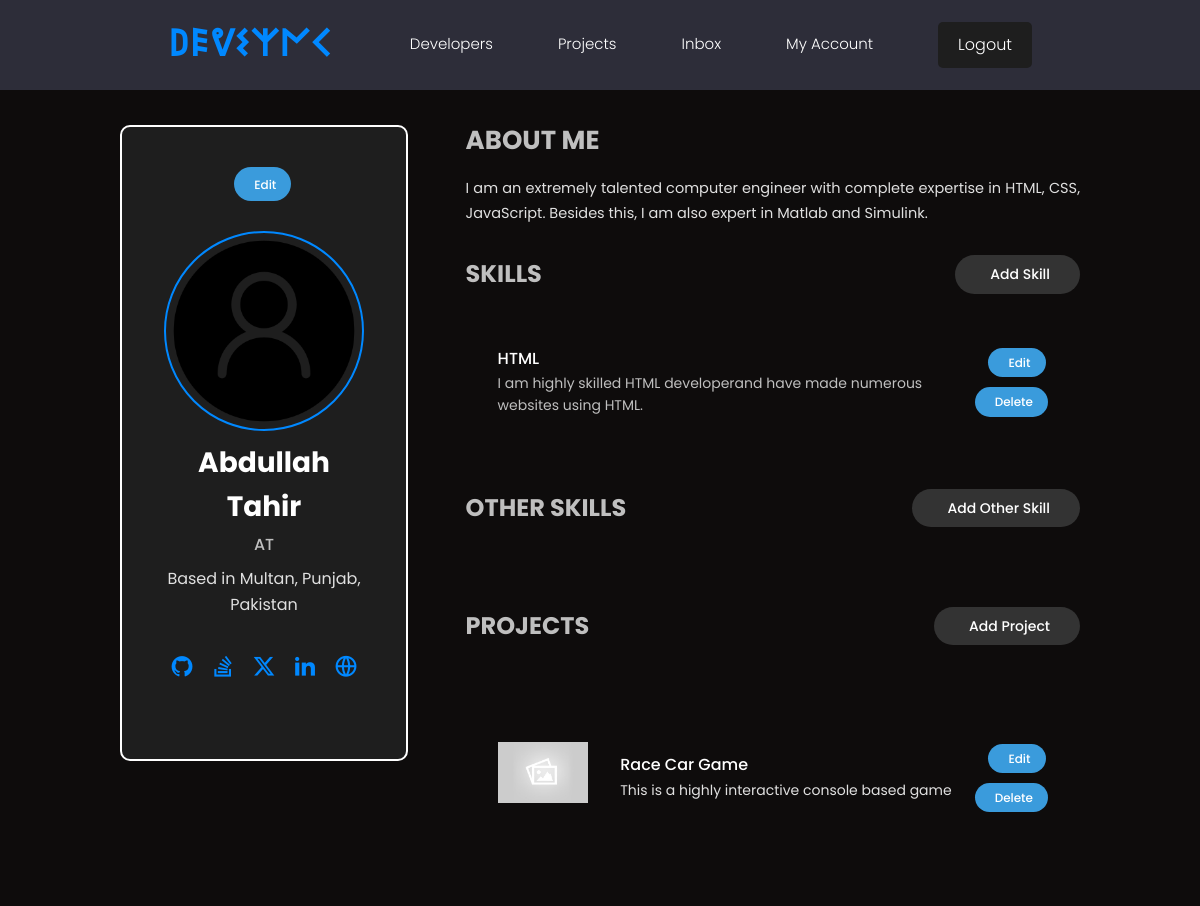
The app's page /user-account/ (signed in), older data.
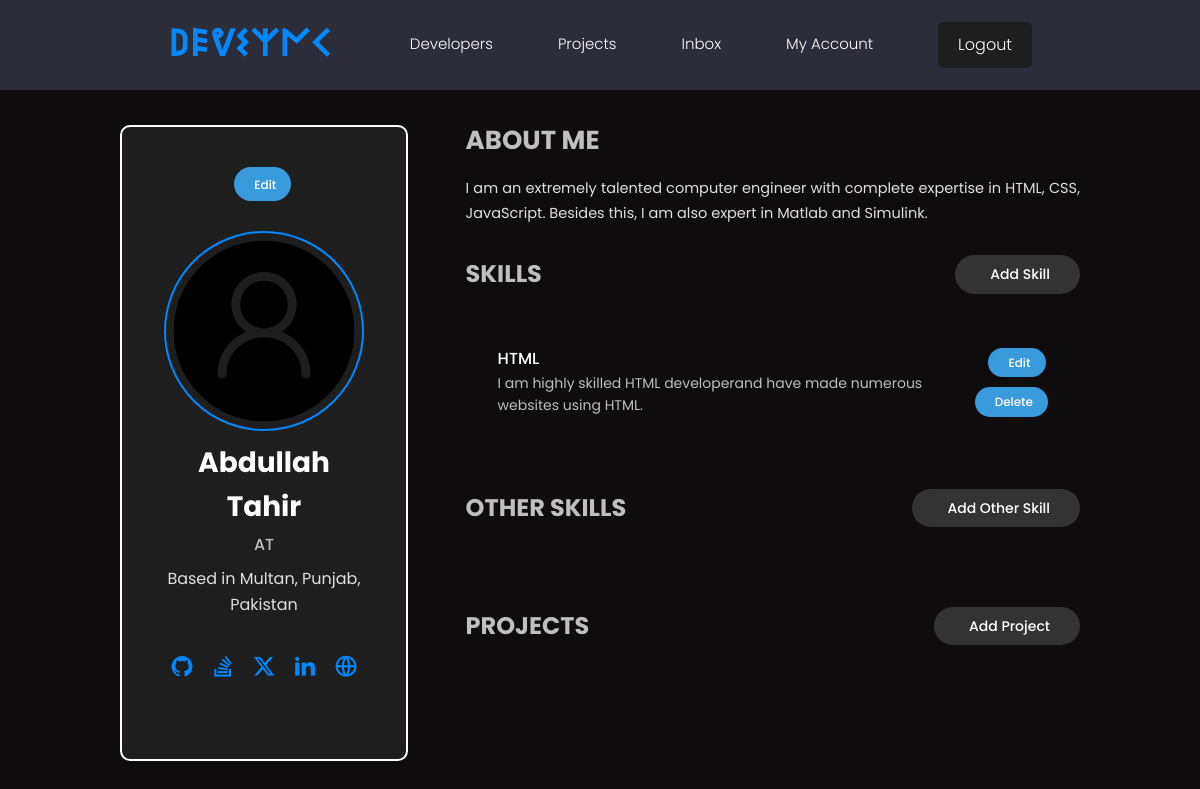
The same page, newer data.
### users/models.py (models this page shows, shortened)
class Skills(models.Model):
    owner = models.ForeignKey(Profile, on_delete=models.CASCADE, null=True, blank=True)
    name = models.CharField(max_length=200)
    description = models.TextField(null=True, blank=True)
    created = models.DateTimeField(auto_now_add=True)
    id = models.UUIDField(
        default=uuid.uuid4, unique=True, primary_key=True, editable=False
    )

### app2024/models.py (models this page shows, shortened)
class Project(models.Model):
    owner = models.ForeignKey(Profile, null=True, blank=True, on_delete=models.SET_NULL)
    title = models.CharField(max_length=200)
    description = models.TextField(null=True, blank=True)
    demo_link = models.CharField(max_length=2000, null=True, blank=True)
    source_link = models.CharField(max_length=2000, null=True, blank=True)
    featured_image = models.ImageField(null=True, blank=True, default="default.jpg")
    tags = models.ManyToManyField("Tag", blank=True)
    vote_total = models.IntegerField(default=0, null=True, blank=True)
    vote_ratio = models.IntegerField(default=0, null=True, blank=True)
    created = models.DateTimeField(auto_now_add=True)
    id = models.UUIDField(
        default=uuid.uuid4, unique=True, primary_key=True, editable=False
    )
    class Meta:
        ordering = ["-vote_ratio", "-vote_total"]

### users/views.py (the view)
# urls.py: path('user-account/', views.userAccount, name='user-account'),
@login_required(login_url="login-User")
def userAccount(request):
    profile = request.user.profile
    context = {"page": f"{profile.name}", "profile": profile}
    return render(request, "user_account.html", context)

### templates/user_account.html (shortened to what the changed rows need)
{% extends "base.html" %} {% block content %}
<main class="settingsPage profile my-md">
  <div class="container">
    <div class="layout">
      <div class="column column--1of3">
        <div class="card text-center">
          <div class="card__body dev">
            <h2 class="dev__name">{{ profile.name }}</h2>
          </div>
        </div>
      </div>
      <div class="column column--2of3">
        <table class="settings__table">
          {% for skill in profile.skills_set.all %}
          <tr>
            <td class="settings__tableInfo">
              <h4 style="color: white">{{ skill.name }}</h4>
              <p style="color: #bfbfbf">{{ skill.description|slice:"120" }}</p>
            </td>
            <td class="settings__tableActions">
              <a
                style="color: white"
                class="tag tag--pill tag--main settings__btn"
                href="{% url 'edit-skill' skill.id %}"
                > Edit</a
              >
              <a
                style="color: white"
                class="tag tag--pill tag--main settings__btn"
                href="{% url 'delete-skill' skill.id %}"
                > Delete</a
              >
            </td>
          </tr>
          {% endfor %}
        </table>
        <table class="settings__table">
          {% for project in profile.project_set.all %}
          <tr>
            <td class="settings__thumbnail">
              <a href="{% url 'projectpage' project.id %}"
                ><img
                  src="{{ project.featured_image.url }}"
                  alt="Project Thumbnail"
              /></a>
            </td>
            <td class="settings__tableInfo">
              <a href="{% url 'projectpage' project.id %}" style="color: white"
                >{{ project.title }}</a
              >
              <p>{{ project.description|slice:150 }}</p>
            </td>
            <td class="settings__tableActions">
              <a
                style="color: white"
                class="tag tag--pill tag--main settings__btn"
                href="{% url 'update-project' project.id %}"
                > Edit</a
              >
              <a
                style="color: white"
                class="tag tag--pill tag--main settings__btn"
                href="{% url 'delete-project' project.id %}"
                > Delete</a
              >
            </td>
          </tr>
          {% endfor %}
        </table>
      </div>
    </div>
  </div>
</main>
{% endblock content %}

Row changes from the older to the newer data that the page shows:
removed Project: featured_image (placeholder picture), title "Race Car Game", description "This is a highly interactive console based game"
